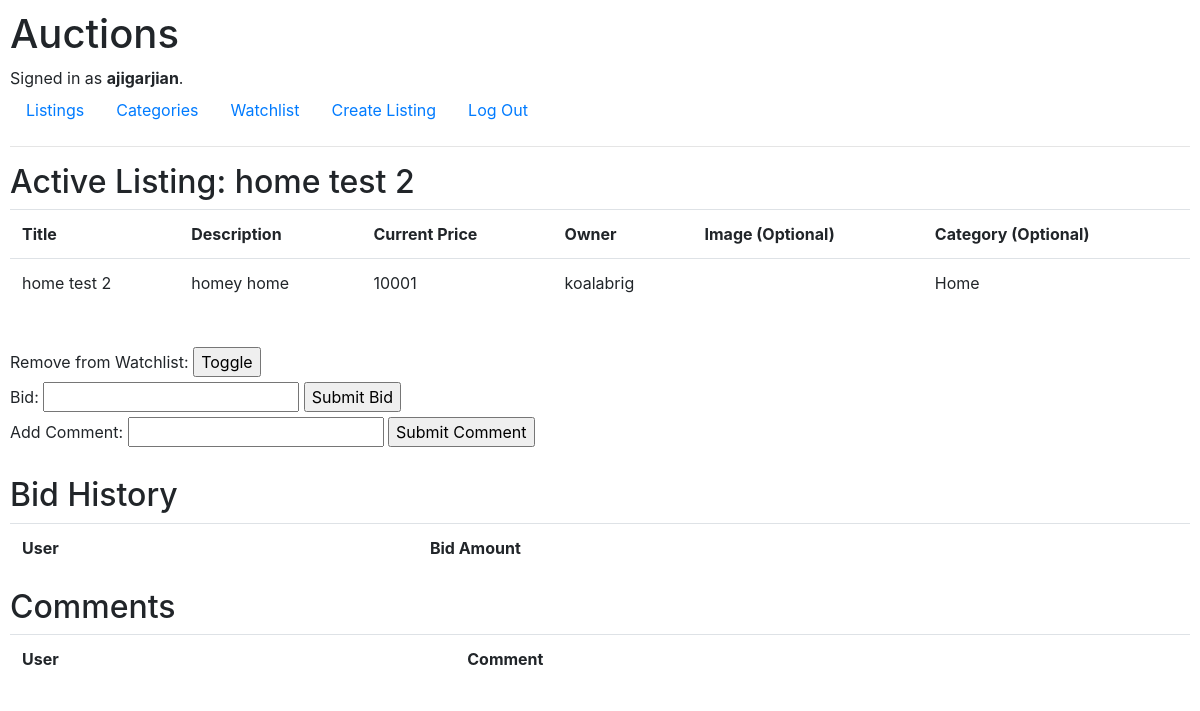
Screenshot of /listing/13 (signed in) with the database file from the repository.
### auctions/models.py (models this page shows)
class User(AbstractUser):
    pass

class Listing(models.Model):
    title = models.CharField(max_length=64)
    description = models.CharField(max_length=255)
    price = models.IntegerField()
    image = models.URLField(max_length=200, blank=True)
    category = models.CharField(max_length=255, blank=True)
    owner = models.ForeignKey(User, default="", on_delete=models.CASCADE, related_name="listingOwner", blank=False)
    active = models.BooleanField(default="True")

### auctions/views.py (the view, shortened to what this page needs)
# urls.py: path("listing/<int:id>", views.listing, name="listing"),
def listing(request, id):
    listing = Listing.objects.get(id=id)
    return render(request, "auctions/listing.html", {
        "id": id,
        "listing": listing,
        "form": NewBidForm(),
        "comment_form": NewCommentForm(),
        "watchlist_form": WatchlistForm(),
        "watchlist_record": Watchlist.objects.filter(listing = listing, user = request.user).first(),
        "listing_bids": Bid.objects.filter(listing = listing),
        "listing_comments": Comment.objects.filter(listing = listing),
        "user": request.user
    })

### auctions/views.py
class NewBidForm(forms.Form):
    bid = forms.CharField(widget=forms.NumberInput, label="Bid")

class NewCommentForm(forms.Form):
    comment = forms.CharField(label="Add Comment")

### auctions/templates/auctions/listing.html (shortened to what this page needs)
{% extends "auctions/layout.html" %}
{% block body %}
    <h2>
        {% if listing.active == True %}
            Active Listing: {{listing.title}}
        {% else %}
            Closed Listing: {{listing.title}}
            {% if user == listing_bids.0.user %}
                | Congratulations, you've won the auction!
            {% endif %}
        {% endif %}
    </h2>
    <table class="table">
        <tr>
            <th>Title</th>
            <th>Description</th>
            <th>{% if listing.active == True %} Current {% else %} Winning {% endif %} Price</th>
            <th>Owner</th>
            <th>Image (Optional)</th>
            <th>Category (Optional)</th>
        </tr>
        <tr>
            <td>{{ listing.title }}</td>
            <td>{{ listing.description }}</td>
            <td>{{ listing.price }}</td>
            <td>{{ listing.owner }}</td>
            <td>
            </td>
            <td>{{ listing.category }}</td>
        </tr>
    </table>
    <br>
    <div>
        {% if user.is_authenticated %}
            {% if listing.active == True %}
                <form action="{%url 'listing' id %}" method="POST">
                    <label for="description">
                        {% if not watchlist_record %}
                            Add to Watchlist:
                        {% else %}
                            Remove from Watchlist:
                        {% endif %}
                    </label>
                    <input type="submit" value="Toggle" name="watchlistToggle">
                </form>
                {% if listing.owner != user %}
                    <form action="{% url 'listing' id %}" method="POST">
                        <label for="description"> Bid: </label>
                        {{ form.bid }}
                        <input type="submit" value="Submit Bid" name="bidSubmit">
                    </form>
                {% endif %}
            {% endif %}
            <div class="wrapper">
                <form action="{% url 'listing' id %}" method="POST" name="commentForm">
                    <div class="fieldWrapper">
                        <label for="title">Add Comment: </label>
                        {{ comment_form.comment }}
                        <input type="submit" value="Submit Comment" name="commentSubmit">
                    </div>
                </form>
            </div>
        {% endif %}
    </div>
    <br>
    <div id="container">
        <div class="column">
            <h2>Bid History</h2>
            <table class="table">
                <tr>
                    <th>User</th>
                    <th>Bid Amount</th>
                </tr>
            </table>
        </div>
        <div class="column">
            <h2>Comments</h2>
            <table class="table">
                <tr>
                    <th>User</th>
                    <th>Comment</th>
                </tr>
            </table>
        </div>
    </div>
{% endblock %}

### auctions/templates/auctions/layout.html (shortened to what this page needs)
{% load static %}
<!DOCTYPE html>
<html lang="en">
    <head>
        <link rel="stylesheet" href="https://stackpath.bootstrapcdn.com/bootstrap/4.4.1/css/bootstrap.min.css">
        <link href="{% static 'auctions/styles.css' %}" rel="stylesheet">
    </head>
    <body>
        <h1>Auctions</h1>
        <div>
            {% if user.is_authenticated %}
                Signed in as <strong>{{ user.username }}</strong>.
            {% else %}
                Not signed in.
            {% endif %}
        </div>
        <ul class="nav">
            <li class="nav-item">
                <a class="nav-link" href="{% url 'index' %}">Listings</a>
            </li>
            <li class="nav-item">
                <a class="nav-link" href="{% url 'category' %}">Categories</a>
            </li>
            {% if user.is_authenticated %}
                <li class="nav-item">
                    <a class="nav-link" href="{% url 'watchlist' %}">Watchlist</a>
                </li>
                <li class="nav-item">
                    <a class="nav-link" href="{% url 'create' %}">Create Listing</a>
                </li>
                <li class="nav-item">
                    <a class="nav-link" href="{% url 'logout' %}">Log Out</a>
                </li>
            {% endif %}
        </ul>
        <hr>
        {% block body %}
        {% endblock %}
    </body>
</html>

### auctions/static/auctions/styles.css (style rules this page uses)
body { padding: 10px; }

### rows the page displays
User: username "ajigarjian"
Listing: title "home test 2", description "homey home", price "10001", owner "koalabrig", category "Home"
